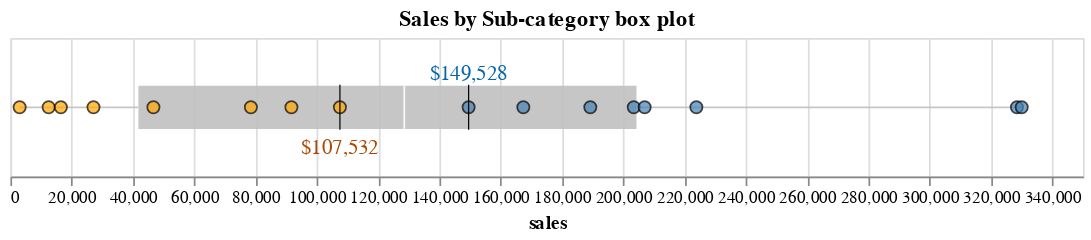

Notebook source saved alongside this figure:
### Code cell
from altair import datum #Needed for subsetting (transforming data)
first_half = sales_even.iloc[int(sales_even.shape[0]/2)-1]['sales']
second_half = sales_even.iloc[int(sales_even.shape[0]/2)]['sales']

box = (alt
       .Chart(sales_even)
       .mark_boxplot(size = 25,
                    opacity=0.9,
                     color='silver')
       .encode(
           x = alt.X('sales:Q'),
#           y = 'Region'
       )
      )

points = (alt
          .Chart(sales_even)
          .mark_point(size = 50, 
                      filled=True, 
                      stroke='black',
                      strokeWidth=1
                     )
          .encode(
              x = alt.X('sales:Q'),
              color = alt.condition(
                  alt.datum.sales > first_half,
                  alt.value("steelblue"),
                  alt.value("orange")
              ),
              tooltip = ['Sub-Category:N', 'sales:Q']                        
          )
         )

annotation_left = (alt
              .Chart(sales_even.iloc[int(sales_even.shape[0]/2)-1].to_frame().transpose())
              .mark_text(
                  align='center',
                  baseline='top',
                  color = '#aa4905',
                  fontSize = 12,
                  dx = 0,
                  dy = 18
              ).encode(
                  x='sales',
                  text=alt.Text('sales', format='$,.0f')
              )
             )


annotation_right = (alt
              .Chart(sales_even.iloc[int(sales_even.shape[0]/2)].to_frame().transpose())
              .mark_text(
                  align='center',
                  baseline='top',
                  color = '#0566AA',
                  fontSize = 12,
                  dx = 0,
                  dy = -25
              ).encode(
                  x='sales',
                  text=alt.Text('sales', format='$,.0f')
              )
             )

point = first_half
vertical_line_left = (alt
                 .Chart(pd.DataFrame({'x': [point]}))
                 .mark_rule(
                     color = 'black',
                     strokeWidth = 0.7
                 )
                 .encode(
                     x = 'x:Q',
                     y = alt.value(27),
                     y2 = alt.value(53)
                 )
                )

point = second_half
vertical_line_right = (alt
                 .Chart(pd.DataFrame({'x': [point]}))
                 .mark_rule(
                     color = 'black',
                     strokeWidth = 0.7
                 )
                 .encode(
                     x = 'x:Q',
                     y = alt.value(27),
                     y2 = alt.value(53)
                 )
                )


chart = (box + points + annotation_left + vertical_line_left + annotation_right + vertical_line_right).properties(
    title = 'Sales by Sub-category box plot',
    width = 620,
    height = 80
)

chart

### Figure 1 — Vega-Lite specification as saved in the notebook (floating-point values rounded to 4 significant figures)
{"config": {"view": {"continuousWidth": 300, "continuousHeight": 300}}, "layer": [{"mark": {"type": "boxplot", "color": "silver", "opacity": 0.9, "size": 25}, "encoding": {"x": {"field": "sales", "type": "quantitative"}}}, {"mark": {"type": "point", "filled": true, "size": 50, "stroke": "black", "strokeWidth": 1}, "encoding": {"color": {"condition": {"test": "(datum.sales > 107532.0)", "value": "steelblue"}, "value": "orange"}, "tooltip": [{"field": "Sub-Category", "type": "nominal"}, {"field": "sales", "type": "quantitative"}], "x": {"field": "sales", "type": "quantitative"}}}, {"data": {"name": "data-2a296c876db1afc841a7a6a90fe9760e"}, "mark": {"type": "text", "align": "center", "baseline": "top", "color": "#aa4905", "dx": 0, "dy": 18, "fontSize": 12}, "encoding": {"text": {"field": "sales", "format": "$,.0f", "type": "quantitative"}, "x": {"field": "sales", "type": "quantitative"}}}, {"data": {"name": "data-073663ff9a5d9db83bef01a7ef1565fe"}, "mark": {"type": "rule", "color": "black", "strokeWidth": 0.7}, "encoding": {"x": {"field": "x", "type": "quantitative"}, "y": {"value": 27}, "y2": {"value": 53}}}, {"data": {"name": "data-c2c119c0217b702e18794494f4e4e18d"}, "mark": {"type": "text", "align": "center", "baseline": "top", "color": "#0566AA", "dx": 0, "dy": -25, "fontSize": 12}, "encoding": {"text": {"field": "sales", "format": "$,.0f", "type": "quantitative"}, "x": {"field": "sales", "type": "quantitative"}}}, {"data": {"name": "data-422161c76b04b9e27cc6f43f3df5581c"}, "mark": {"type": "rule", "color": "black", "strokeWidth": 0.7}, "encoding": {"x": {"field": "x", "type": "quantitative"}, "y": {"value": 27}, "y2": {"value": 53}}}], "data": {"name": "data-1cad076f26deebacbfa1c61c90a6f605"}, "height": 80, "title": "Sales by Sub-category box plot", "width": 620, "$schema": "https://vega.github.io/schema/vega-lite/v5.20.1.json", "datasets": {"data-1cad076f26deebacbfa1c61c90a6f605": [{"Sub-Category": "Fasteners", "sales": 3024.0, "type": "Sub-Category"}, {"Sub-Category": "Labels", "sales": 12490.0, "type": "Sub-Category"}, {"Sub-Category": "Envelopes", "sales": 16480.0, "type": "Sub-Category"}, {"Sub-Category": "Art", "sales": 27120.0, "type": "Sub-Category"}, {"Sub-Category": "Supplies", "sales": 46670.0, "type": "Sub-Category"}, {"Sub-Category": "Paper", "sales": 78480.0, "type": "Sub-Category"}, {"Sub-Category": "Furnishings", "sales": 91700.0, "type": "Sub-Category"}, {"Sub-Category": "Appliances", "sales": 107500.0, "type": "Sub-Category"}, {"Sub-Category": "Copiers", "sales": 149500.0, "type": "Sub-Category"}, {"Sub-Category": "Accessories", "sales": 167400.0, "type": "Sub-Category"}, {"Sub-Category": "Machines", "sales": 189200.0, "type": "Sub-Category"}, {"Sub-Category": "Binders", "sales": 203400.0, "type": "Sub-Category"}, {"Sub-Category": "Tables", "sales": 207000.0, "type": "Sub-Category"}, {"Sub-Category": "Storage", "sales": 223800.0, "type": "Sub-Category"}, {"Sub-Category": "Chairs", "sales": 328400.0, "type": "Sub-Category"}, {"Sub-Category": "Phones", "sales": 330000.0, "type": "Sub-Category"}], "data-2a296c876db1afc841a7a6a90fe9760e": [{"Sub-Category": "Appliances", "sales": 107500.0, "type": "Sub-Category"}], "data-073663ff9a5d9db83bef01a7ef1565fe": [{"x": 107500.0}], "data-c2c119c0217b702e18794494f4e4e18d": [{"Sub-Category": "Copiers", "sales": 149500.0, "type": "Sub-Category"}], "data-422161c76b04b9e27cc6f43f3df5581c": [{"x": 149500.0}]}}
